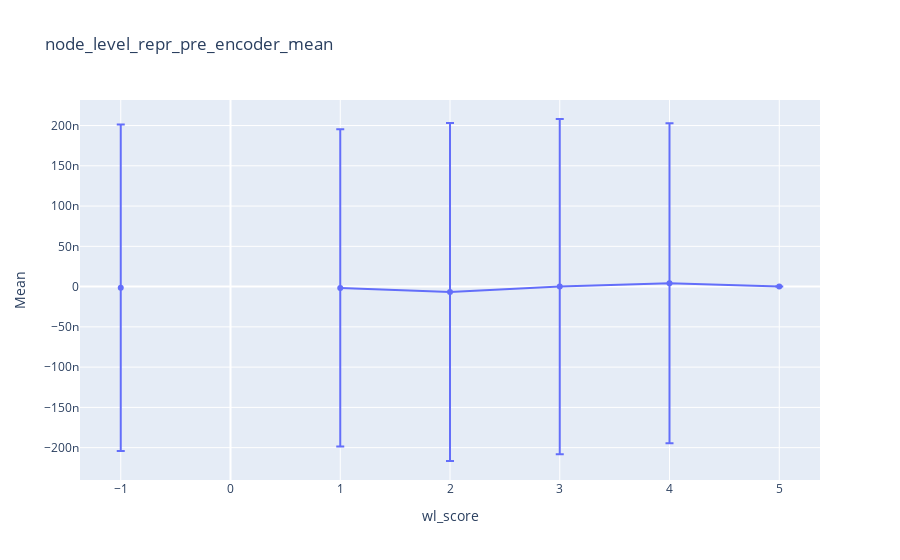

Notebook cell for this chart:
### Code cell
node_level_repr_pre_encoder_mean = np.array([means[wl_score]["node_level_repr_pre_encoder"] for wl_score in range(-1, max_wl_score + 1)])
node_level_repr_pre_encoder_std = np.array([stds[wl_score]["node_level_repr_pre_encoder"] for wl_score in range(-1, max_wl_score + 1)])
x = list(range(-1, max_wl_score + 1))

fig = go.Figure(data=go.Scatter(x=x, y=node_level_repr_pre_encoder_mean, error_y=dict(type='data', array=node_level_repr_pre_encoder_std)))
fig.update_layout(title="node_level_repr_pre_encoder_mean", xaxis_title="wl_score", yaxis_title="Mean")
fig.show()

### Figure 1 — Plotly figure (JSON) as saved in the notebook; plotly's stock layout.template omitted (floating-point values rounded to 4 significant figures)
{"data": [{"error_y": {"array": [2.027e-07, null, 1.97e-07, 2.099e-07, 2.081e-07, 1.987e-07, 0], "type": "data"}, "type": "scatter", "x": [-1, 0, 1, 2, 3, 4, 5], "y": [-1.31e-09, null, -1.671e-09, -6.705e-09, -1.87e-11, 4.177e-09, 0]}], "layout": {"title": {"text": "node_level_repr_pre_encoder_mean"}, "xaxis": {"title": {"text": "wl_score"}}, "yaxis": {"title": {"text": "Mean"}}}}
